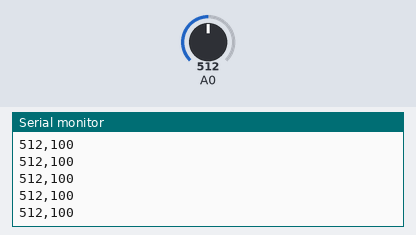
A sketch run on a simulated Arduino Uno, built with avr-gcc and run on an emulated ATmega328P. On the bench: the last lines printed to the serial monitor. Inputs (shaded band) come from the test bench; at power-on: A0 = 512.

Above: at 1.2 s.
1.3 s: A0 set to 716
At 1.31 s:
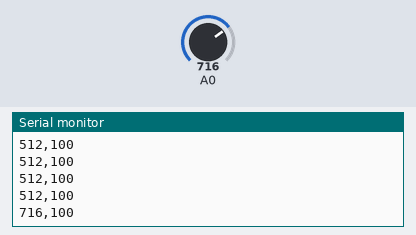
2.8 s: A0 set to 900
At 2.82 s:
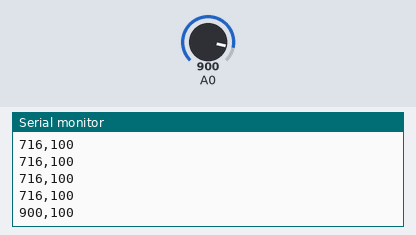
Timing chart, 0 to 5.8 s (numbered marks = the images above; inputs shaded):
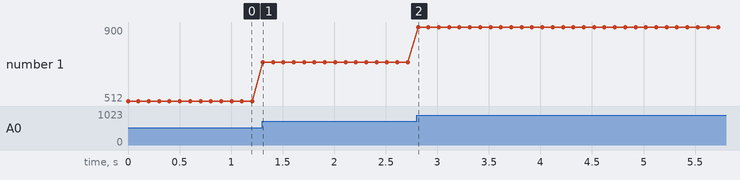

Measured:
- after the input at 1.3 s, the serial monitor: prints a new line at once (image 1)
- after the input at 2.8 s, the serial monitor: prints a new line at once (image 2)
- plotted number 1: 512 → 716 after the input at 1.3 s, 716 → 900 after the input at 2.8 s

The sketch:

serialA.ino
```cpp
int gasVal;
int velocidad = 100;
const int maxima = 5000;
const int minima = 100;
const int aumenta = 50;
int serial=0;

void setup() {
  Serial.begin(9600);//processing
}

void loop() {
  gasVal=analogRead(A0);
  Serial.print(gasVal);
  Serial.print(",");
  Serial.println(velocidad);

  delay(velocidad);
}
```
